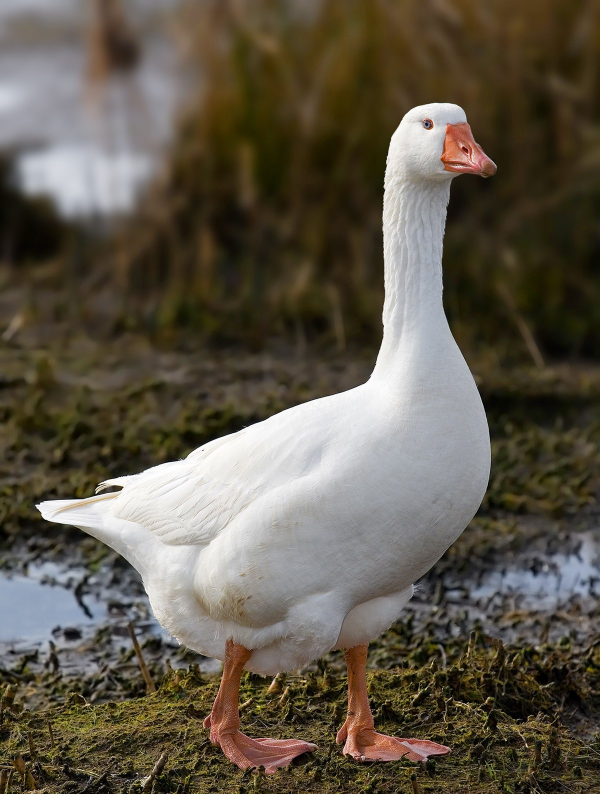
#> input picture Domestic_Goose.jpeg, 1200 x 1587 px, found by its file name (shown at 1/2 size)
$ python Main.py
#> lines starting #> are read from the running program, lines starting #| are printed output that depends on the picture; after the words box and inside, x2 and y2 are one past the last pixel; in counts of white or black regions, pixels touching at a corner belong together
### Raster.py
#beginning of Prototype Code
#the job of this code is to take in the Raster File and prepare it as necessary
#FLOW:
#(1) JPEG
#(2) Grayscale uint8 array
#(3) Binary uint8 array
from matplotlib.image import imread
import matplotlib.pyplot as plot
import numpy as np
import cv2

#Date: 8/1/23

#function: import_file
#purpose: act as the first step of the software: asking the user for a file, and then reading the file as a grayscale image
#arguments: none
#returns: uint8 array
def import_file():
    #prompt user for filepath to pixel image
    fileName = input("Enter Filename: ")
#> the answer given: Domestic_Goose.jpeg
    #concatenate filename with path to Image folder
    filePath = "/Users/samsonbienstock/Desktop/Foxconn/Image_Project/Testing/" + fileName
    #load image from file into memory AS GRAYSCALE
    inputImage = cv2.imread(filePath, cv2.IMREAD_GRAYSCALE)
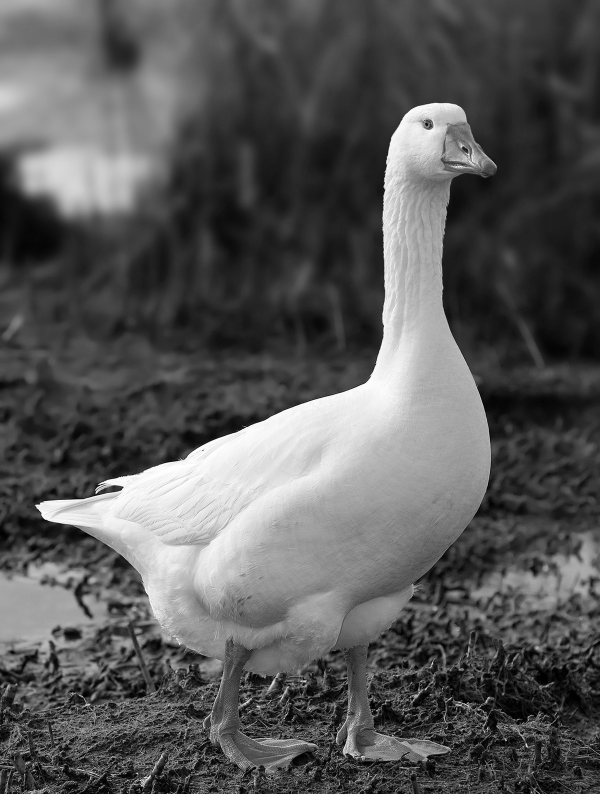
#> inputImage: shape (1587, 1200) (shown at 1/2 size); min 0, max 255, mean 88.1
    return inputImage


#function: Binarize Image
#purpose: Transform the image into binary pixels instead of grayscale, employing blur and adaptive threshold
#inputs: uint8 array (values 0-255)
#outputs: uint8 array (0 or 1)
def binarize_image(image) :
    image = cv2.medianBlur(image, 5)
    th = cv2.adaptiveThreshold(image, 255, cv2.ADAPTIVE_THRESH_GAUSSIAN_C, cv2.THRESH_BINARY, 11,2)
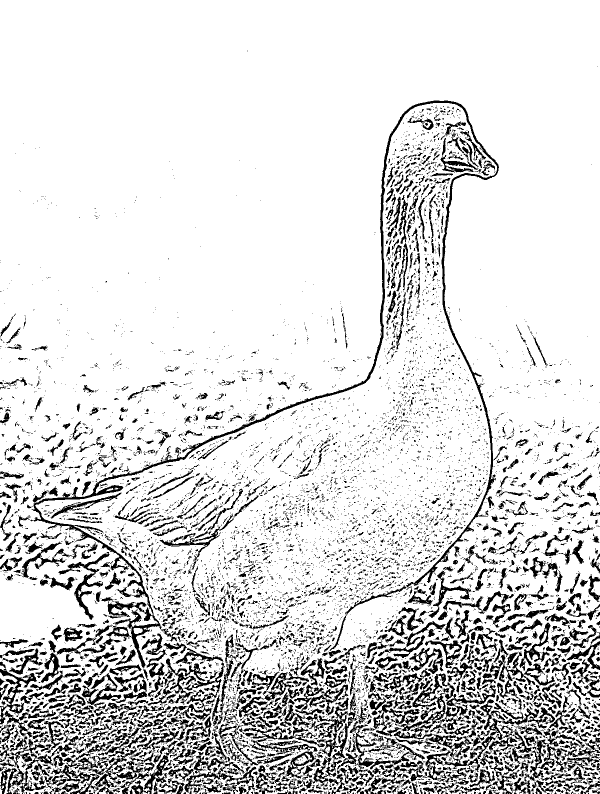
#> th: shape (1587, 1200) (shown at 1/2 size); 85.8% white; 9657 black regions (8239 under 20 px), largest, box (x1, y1, x2, y2) and area: (36, 201, 998, 1337) 22397, (724, 1346, 992, 1473) 6823, (594, 1385, 717, 1577) 4606
    return th

#future work: apply low-frequency pass filter

### Meaning.py
#middle of prototype code
#this module should start with a binarized image
#processes of this module include edge detection and contour determination
import cv2
import matplotlib.pyplot as plot
import numpy as np
import random


#function: Detect Edges
#purpose: Using the binarized image, transform into an edge represantation: 0s for no edge, 1s for yes edge
#arguments: uint8 array
#returns: uint8 array
def detect_edges(binarizedImage) :
    kernel = np.ones((3,3), np.uint8)
    dilatedImage = cv2.dilate(binarizedImage, kernel, iterations=1)
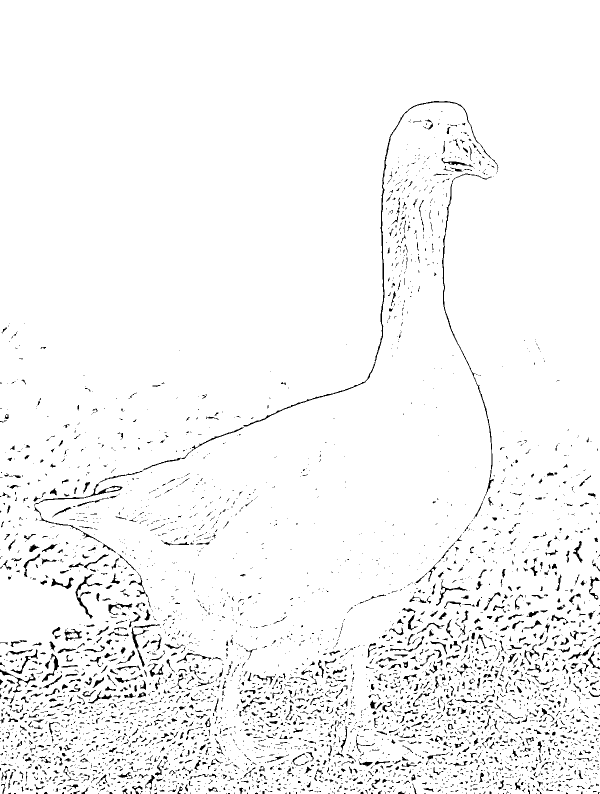
#> dilatedImage: shape (1587, 1200) (shown at 1/2 size); 96.1% white; black in thin lines or dots, all inside (x1, y1, x2, y2) = (0, 202, 1200, 1587)
    erodedImage = cv2.erode(binarizedImage, kernel, iterations=1)
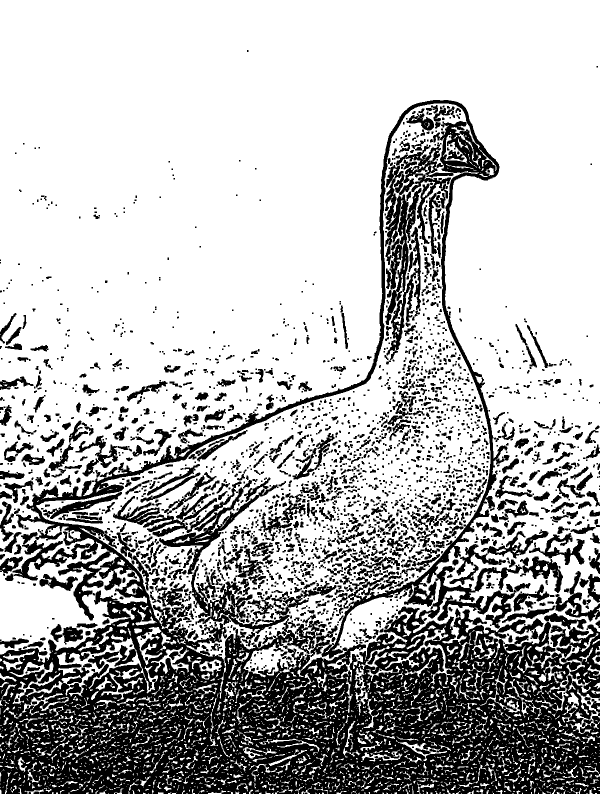
#> erodedImage: shape (1587, 1200) (shown at 1/2 size); 71.4% white; 2547 black regions (1271 under 20 px), largest, box (x1, y1, x2, y2) and area: (0, 200, 1200, 1587) 349678, (770, 286, 907, 720) 15788, (286, 963, 557, 1149) 9031
    edges = dilatedImage - erodedImage
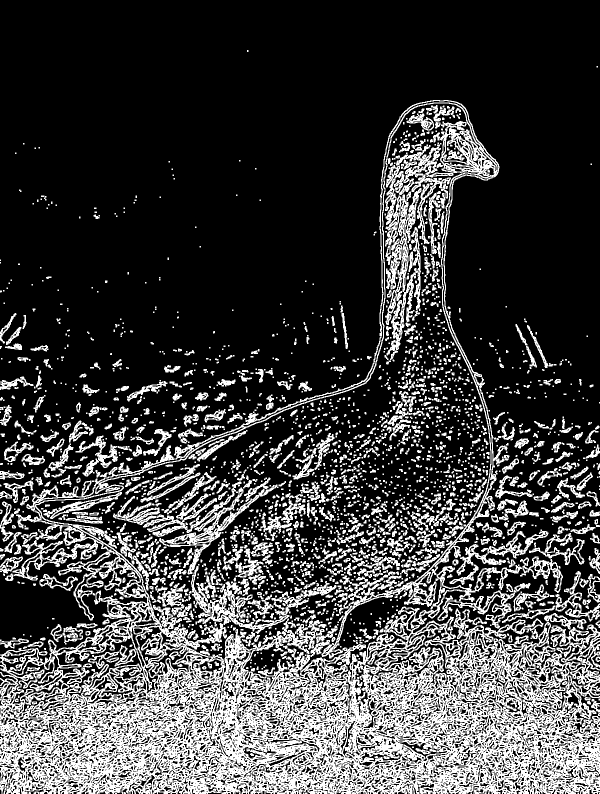
#> edges: shape (1587, 1200) (shown at 1/2 size); 24.8% white; 2558 white regions (1279 under 20 px)
    return edges


#function: Find Contours
#purpose: Partition the discovered edges into contours
#arguments: uint8 array
#returns: tuple: ndarrays
def find_contours(edges) :
    contours, hierarchy = cv2.findContours(edges, cv2.RETR_LIST, cv2.CHAIN_APPROX_SIMPLE)
#> contours = 11441 contours, 8067 with area under 20; largest, box (x1, y1, x2, y2) and area: (0, 200, 1200, 1587) 797990, (71, 206, 982, 1350) 357468, (486, 1145, 882, 1361) 18570, (770, 286, 907, 720) 15173, (286, 963, 557, 1149) 8334
    #reshapes contour because I do not care about OpenCV convention
    contours = [contour.reshape((-1,2)) for contour in contours]
#> contours = 11441 items
    return contours, hierarchy

### Vectorize.py
#final segment of prototype code
#the purpose of this module is to take a list of contours and generate efficient GCODE
#AS OF TODAY, JULY 31 2023, THIS CODE DOES NOT WORK AT ALL!!!!!! :?
from matplotlib.image import imread
import matplotlib.pyplot as plot
import numpy as np
import cv2
import inspect


#function: Rescale Contours
#purpose: Change the coordinate data of the contours so that they match the engravement area in millimeters
#argument: tuple: ndarray
#returns: tuple: ndarray
def rescale_contours(contours):
    print(len(contours))
    print(contours[0].shape)
    #working width / height
    wwsh = 96
    #determine scaling factor
    minX, maxX, minY, maxY = float('inf'), float('-inf'),float('inf'), float('-inf')
    for contour in contours :
        for point in contour :
            currX, currY = point
            minX = min(minX, currX)
            minY = min(minY, currY)
            maxX = max(maxX, currX)
            maxY = max(maxY, currY)
    #boolean: true for portrait, false for landscape
    portrait = (maxY - minY > maxX - minX)
    if portrait :
        scale = 96 / (maxY - minY)
        translateY = -48
        translateX = -1*(((maxX - minX) / 2)*scale)
    else :
        scale = 96 / (maxX - minX)
        translateX = -48
        translateY = -1*(((maxY - minY) /2)*scale)
    #now multiply the whole image by the scale and add translation
    scaledContours = []
    for contour in contours :
        scaledContour = [(point[0] * scale + translateX, point[1] * scale + translateY) for point in contour]
        scaledContours.append(scaledContour)
    return tuple(scaledContours)


#function: Generate GCODE
#purpose: create a set of gcode commands to draw the desired image
#arguments: tuple: ndarray
#return: array: string lines
def generate_GCODE(commands, contours) :
    #step 1: append starting code and first contour code
    commands = add_starting_GCODE(commands, contours)
    #step 2: append transition code followed by contour code for contours 2...numContours
    #we start on contour 2 since contour 1 has already been appended with the starting code
    contourCounter = 2
    t = 10
    while contourCounter <= len(contours) :
        if len(contours[contourCounter-1])>t :
            commands = add_transition_GCODE(commands, contours[contourCounter-1])
        contourCounter += 1
    #step 3: end code
    commands = add_ending_GCODE(commands)
    return commands


#function: Add Starting GCODE
#purpose: Initiate the GCODE array with starting gcode commands, first contour commands
#arguments: array, tuple: ndarray
#returns: array
#future work: fix inefficiency- function takes all contours but only needs contours[0]
def add_starting_GCODE(commands, contours):
    firstX, firstY = contours[0][0]
    #starting code
    initialCommands = ["M05 S0",
                     "G90",
                     "G21",
                     "G1 F1000",
                     f"G0 X{firstX} Y{firstY}",#SHOULD BE G1, BUT NCVIEWER WORKS BETTER WITH G0 REMEMBER TO CHANGE
                     "G4 P0",
                     "M03 S255",
                     "G4 P0",
                     "G1 F600.000000"]
    commands.append(" ")
    commands.append("; starting code")
    #append one-by-one
    for command in initialCommands :
        commands.append(command)
    commands.append(" ")
    commands.append("; first contour")
    #append first contour code
    for point in contours[0][1:] :
        currX = point[0]
        currY = point[1]
        currCommand = f"G1 X{currX} Y{currY}"
        commands.append(currCommand)
    #return the modified command list
    return commands


#function: Add Transition GCODE
#purpose: Repeat the process of appending transition set of commands, next contour, for all remaining contours
#arguments: array, tuple: ndarray
#returns: array
def add_transition_GCODE(commands, contour):
    firstX, firstY = contour[0]
    #transition code
    transitionCommands = ["G4 P0",
                    "M05 S0",
                    "G1 F1000",
                    f"G0 X{firstX} Y{firstY}",
                    "G4 P0",
                    "M03 255",
                    "G4 P0",
                    "G1 F600.000000"]
    commands.append(" ")
    commands.append("; transition code")
    for command in transitionCommands :
        commands.append(command)
    commands.append(" ")
    commands.append("; new contour")
    #contour code
    t=10
    for point in contour :
        currX = point[0]
        currY = point[1]
        commands.append(f"G1 X{currX} Y{currY}")
    #this line fixes a bug where the GCODE does not finish each contour
    commands.append(f"G1 X{firstX} Y{firstY}") #this actually finishes the contour
    return commands


#function: Add Ending GCODE
#purpose: Add GCODE command tail with a set of ending commands
#arguments: array
#returns: array
def add_ending_GCODE(commands) :
    endingCommands = ["G4 P0",
                     "M05 S0",
                     "G1 F1000",
                     "G1 X0 Y0",
                     "M18"]
    commands.append(" ")
    commands.append("; end code")
    for command in endingCommands :
        commands.append(command)
    return commands


#function: Print GCODE
#purpose: testing function: print out gcode commands
#argument: array
#return: -
def print_gcode(gcode_commands):
    for command in gcode_commands :
        print(command)


#function: Write GCODE
#purpose: Write G-code commands to file: gcode.txt on my desktop
#arguments: array
#returns: -
def write_GCODE(gcode):
    filePath = "/Users/samsonbienstock/Desktop/Foxconn/Image_Project/Code/gcode.txt"
    with open(filePath, 'w') as file:
        for command in gcode :
            file.write(command + '\n')

### Main.py
from Raster import import_file, binarize_image
from Meaning import detect_edges, find_contours
from Vectorize import rescale_contours, generate_GCODE, write_GCODE

inputImage = import_file()
binarizedImage = binarize_image(inputImage)
edges = detect_edges(binarizedImage)
contours, hierarchy = find_contours(edges)
#> contours = 11441 items
rescaledContours = rescale_contours(contours)
#| 11441
#| (4, 2)
#> the loop in rescale_contours, `for contour in contours :` made 11441 passes
#> contour on passes 1 to 3: [[1198, 1585], [1198, 1586], [1199, 1586], [1199, 1585]], [[1155, 1585], [1155, 1586], [1157, 1586], [1157, 1585]], [[941, 1585], [941, 1586], [943, 1586], [943, 1585]]
#> rescaledContours = 11441 items
GCODE = []
GCODE = generate_GCODE(GCODE, rescaledContours)
#> in add_starting_GCODE, `firstX, firstY = contours[0][0]`: firstX = 38.66; firstY = 54.4
#> in add_starting_GCODE, `initialCommands = ["M05 S0", "G90", "G21", "G1 F1000", f"G0 X{firstX} ..`: initialCommands = ['M05 S0', 'G90', 'G21', 'G1 F1000', 'G0 X38.664872139973085 Y54.3956931359354', 'G4 P0', 'M03 S255', 'G4 P0', 'G1 F600.000000']
#> the loop in add_starting_GCODE, `for command in initialCommands :` made 9 passes
#> command on passes 1 to 9: 'M05 S0', 'G90', 'G21', 'G1 F1000', 'G0 X38.664872139973085 Y54.3956931359354', 'G4 P0', 'M03 S255', 'G4 P0', 'G1 F600.000000'
#> after the loop in add_starting_GCODE, `for command in initialCommands :`: commands = [' ', '; starting code', 'M05 S0', 'G90', 'G21', 'G1 F1000', 'G0 X38.664872139973085 Y54.3956931359354', 'G4 P0', 'M03 S255', 'G4 P0', 'G1 F600.000000']
#> the loop in add_starting_GCODE, `for point in contours[0][1:] :` made 3 passes
#> (currX, currY) on passes 1 to 2: (38.66, 54.46), (38.73, 54.46)
#> (currX, currY, currCommand) on pass 3: (38.73, 54.4, 'G1 X38.729475100942125 Y54.3956931359354')
#> after the loop in add_starting_GCODE, `for point in contours[0][1:] :`: commands = 16 items, first 6: ' ', '; starting code', 'M05 S0', 'G90', 'G21', 'G1 F1000'
#> the loop in generate_GCODE, `while contourCounter <= len(contours) :` made 11440 passes
#> (firstX in add_transition_GCODE, firstY in add_transition_GCODE, t in add_transition_GCODE) on passes 37, 47: (-34.27, 54.27, 10), (6.88, 54.14, 10)
#> after the loop in generate_GCODE, `while contourCounter <= len(contours) :`: commands = 150462 items; contourCounter = 11442
#> after the loop in add_ending_GCODE, `for command in endingCommands :`: commands = 150469 items
#> GCODE = 150469 items
write_GCODE(GCODE)
#> the loop in write_GCODE, `for command in gcode :` made 150469 passes

$ run again, on Goldfish.png
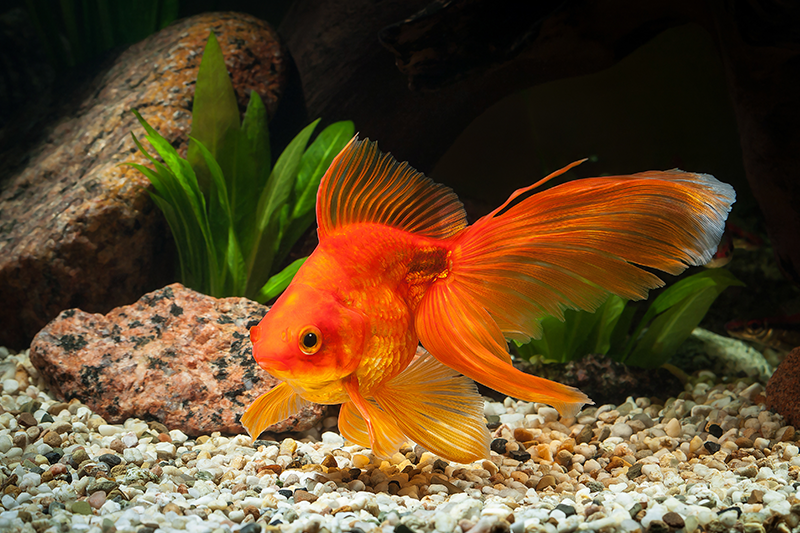
#> input picture Goldfish.png, 800 x 533 px, found by its file name
#> in binarize_image, `th = cv2.adaptiveThreshold(image, 255, cv2.ADAPTIVE_THRESH_GAUSSIAN_C,..`:
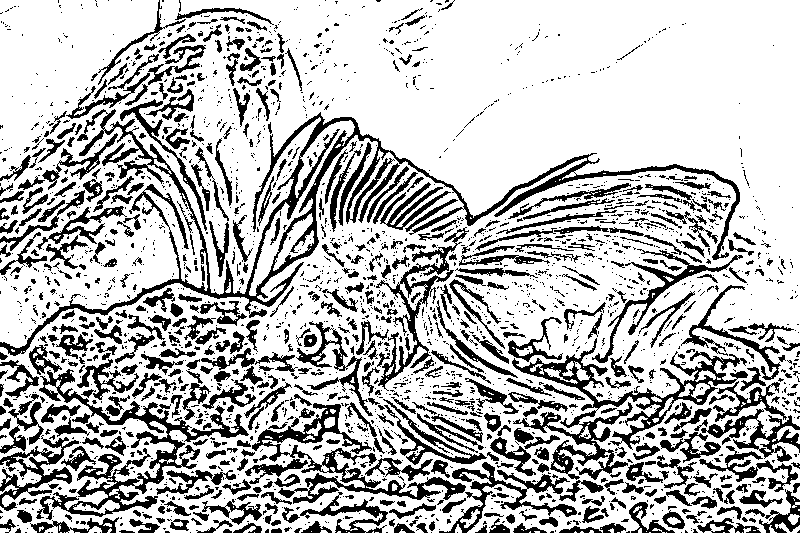
#> th: shape (533, 800); 73.4% white; 2348 black regions (1770 under 20 px), largest, box (x1, y1, x2, y2) and area: (0, 109, 740, 356) 12143, (512, 338, 748, 480) 6072, (36, 369, 249, 520) 5488
#> dilatedImage: shape (533, 800); 92.8% white; black in thin lines or dots
#> erodedImage: shape (533, 800); 49.3% white; 1021 white regions (621 under 20 px), largest, box (x1, y1, x2, y2) and area: (181, 0, 800, 331) 92644, (396, 238, 718, 424) 16643, (0, 0, 158, 176) 14561
#> in detect_edges, `edges = dilatedImage - erodedImage`:
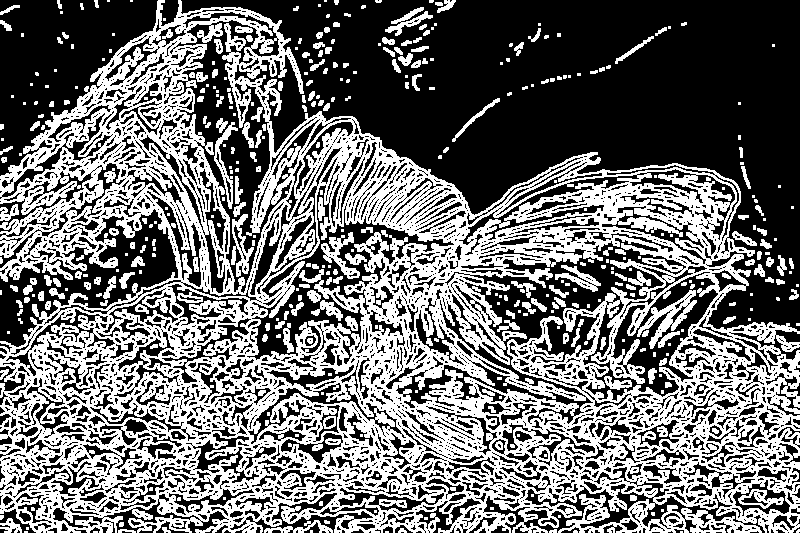
#> edges: shape (533, 800); 43.6% white; 417 white regions (211 under 20 px)
#> in find_contours, `contours, hierarchy = cv2.findContours(edges, cv2.RETR_LIST, cv2.CHAIN..`: contours = 5132 contours, 3817 with area under 20; largest, box (x1, y1, x2, y2) and area: (0, 0, 800, 533) 290242, (439, 237, 687, 398) 12215, (168, 19, 293, 294) 11723, (246, 184, 455, 361) 9816, (582, 271, 719, 402) 7419
#> in find_contours, `contours = [contour.reshape((-1,2)) for contour in contours]`: contours = 5132 items
#| 5132
#| (4, 2)
#> the loop in rescale_contours, `for contour in contours :` made 5132 passes
#> contour on passes 1 to 3: [[680, 531], [680, 532], [682, 532], [682, 531]], [[385, 531], [385, 532], [388, 532], [388, 531]], [[93, 531], [93, 532], [97, 532], [97, 531]]
#> in add_starting_GCODE, `firstX, firstY = contours[0][0]`: firstX = 33.7; firstY = 31.84
#> initialCommands = ['M05 S0', 'G90', 'G21', 'G1 F1000', 'G0 X33.70212765957447 Y31.83979974968711', 'G4 P0', 'M03 S255', 'G4 P0', 'G1 F600.000000']
#> the loop in add_starting_GCODE, `for command in initialCommands :` made 9 passes
#> command on passes 1 to 8: 'M05 S0', 'G90', 'G21', 'G1 F1000', 'G0 X33.70212765957447 Y31.83979974968711', 'G4 P0', 'M03 S255', 'G4 P0'
#> after the loop in add_starting_GCODE, `for command in initialCommands :`: commands = [' ', '; starting code', 'M05 S0', 'G90', 'G21', 'G1 F1000', 'G0 X33.70212765957447 Y31.83979974968711', 'G4 P0', 'M03 S255', 'G4 P0', 'G1 F600.000000']
#> the loop in add_starting_GCODE, `for point in contours[0][1:] :` made 3 passes
#> (currX, currY) on passes 1 to 3: (33.7, 31.96), (33.94, 31.96), (33.94, 31.84)
#> after the loop in add_starting_GCODE, `for point in contours[0][1:] :`: commands = 16 items, first 6: ' ', '; starting code', 'M05 S0', 'G90', 'G21', 'G1 F1000'
#> the loop in generate_GCODE, `while contourCounter <= len(contours) :` made 5131 passes
#> (firstX in add_transition_GCODE, firstY in add_transition_GCODE) on passes 21, 26, 32, 47, 49, 53, 58, 60: (-33.58, 31.6), (0.0601, 31.48), (-28.54, 31.36), (40.79, 31.12), (37.31, 31.12), (1.62, 31.12), (45.84, 31), (37.07, 30.88)
#> after the loop in generate_GCODE, `while contourCounter <= len(contours) :`: commands = 61651 items; contourCounter = 5133
#> after the loop in add_ending_GCODE, `for command in endingCommands :`: commands = 61658 items
#> the loop in write_GCODE, `for command in gcode :` made 61658 passes
